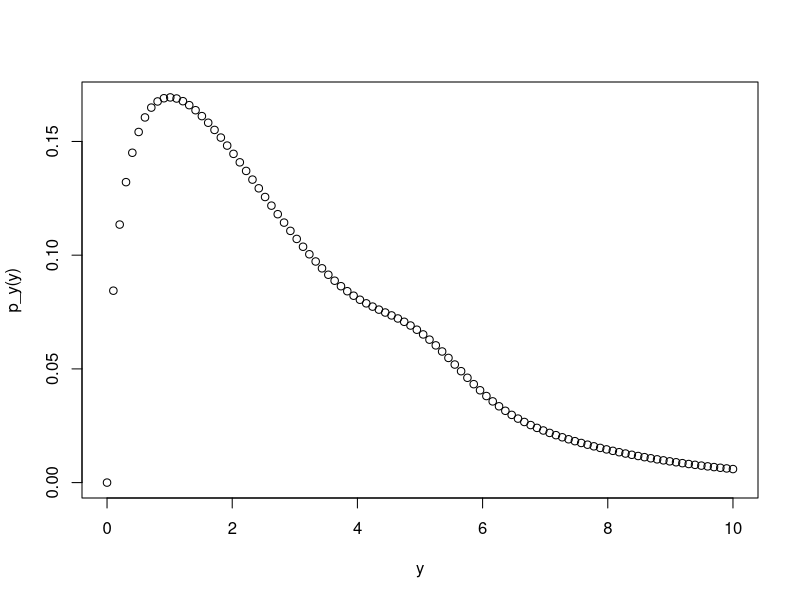

This chart was generated by the following R code:
## ---- chunk 1
p_y = function(y){
  return(3/10*1/sqrt(8*pi)*exp(-(y-5)^2)/4 + 7/10*(2^(-3/2)/gamma(3/2))*exp(-y/2)*sqrt(y))
}
y = seq(0, 10, length.out=100)
plot(y,p_y(y))
## ---- chunk 2
expterm = exp(-(1/2-5)^2/4) #for readability
coeff = 3/10*1/sqrt(8*pi)
total = coeff*expterm/(coeff*expterm + 7/10*2^-(3/2)/factorial(5/2)*exp(-1/4)*(1/2)^(1/2))
print(total)
